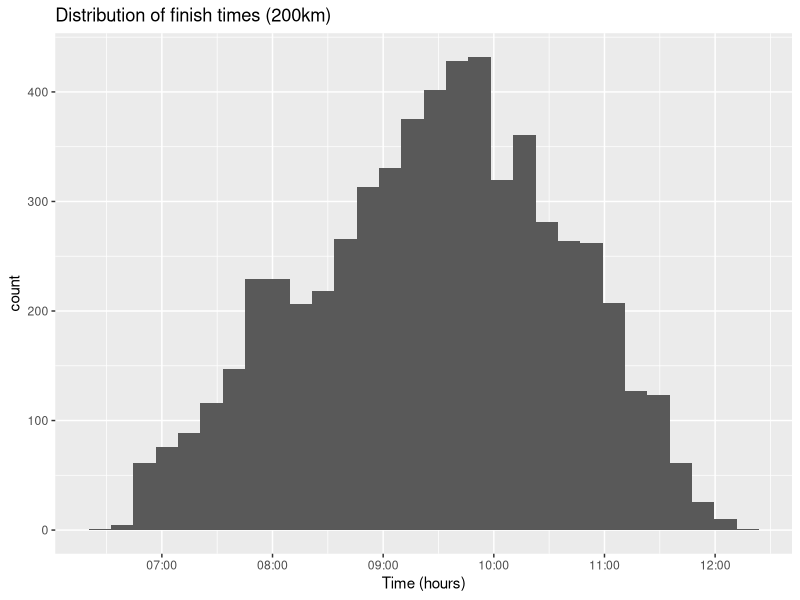
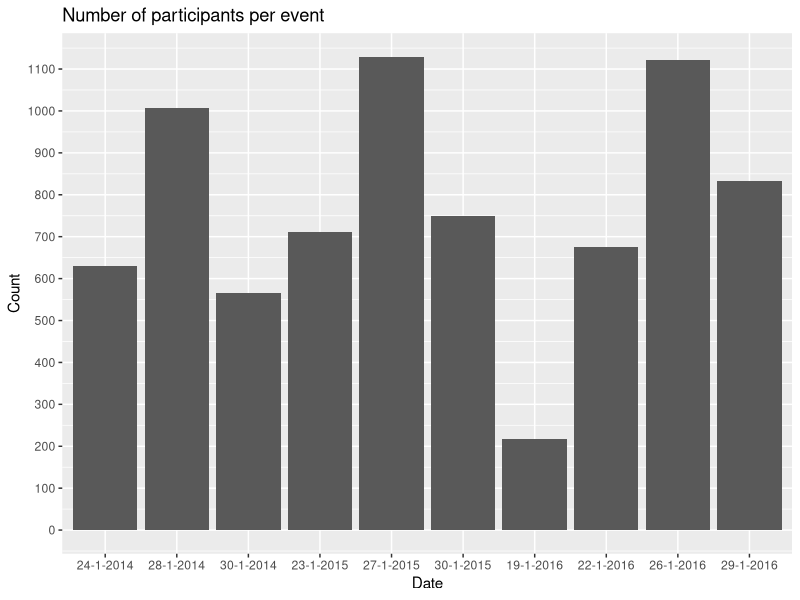

R code for these plots, in order: (Note: this script raises an error after producing the figures.)
## ---- chunk 1
# Load all of the packages that I need.

# Notice that the parameter "echo" was set to FALSE for this code chunk.
# This prevents the code from displaying in the knitted HTML output.

library(ggplot2)
library(plyr)
## ---- chunk 2
# Load the Data, combine the two datasets and print some basics
weissensee <-read.csv("data/weissensee_results.csv", header=TRUE, sep = ";") 
str(weissensee)
# add year variable for ease of use
weissensee$Year = as.numeric(format(as.POSIXct(weissensee$Date, format='%d-%m-%Y'), format="%Y"))
## ---- chunk 3
#finish time 200km
weissensee200km <- weissensee[as.numeric(as.matrix(weissensee$Distance)) == 200.0, ]
weissensee200km$TimeFormatted  <- as.POSIXct(strptime(weissensee200km$Time, format="%H:%M:%S"))
weissensee200km$Year = as.numeric(format(as.POSIXct(weissensee200km$Date, format='%d-%m-%Y'), format="%Y"))
ggplot(data = weissensee200km, aes(x=TimeFormatted)) + geom_histogram() + 
  ggtitle("Distribution of finish times (200km)") + xlab('Time (hours)') + 
  ylab('count')
#summary(weissensee200km$Time)
## ---- chunk 4
# plot participate count in events
df <- count(weissensee, "Date")
#change order of levels in order to plot dates in right order
df$Date2 <- as.POSIXct(df$Date, format='%d-%m-%Y')
df$Date <- factor(df$Date, levels = df$Date[order(df$Date2)])
ggplot(data = df) + geom_histogram(aes(x=Date, y=freq), stat="identity") + 
scale_y_continuous(breaks = seq(0, 1200, 100)) + 
ggtitle("Number of participants per event") + xlab('Date') + ylab('Count')
## ---- chunk 5
#country
ggplot(data = weissensee, aes(x=Country)) + geom_histogram() + 
  scale_y_log10() + ggtitle("Country of residence of participants") + 
  xlab('Country') + ylab('count (log scale)')
summary(weissensee$Country) 
## ---- chunk 6
#Distance
ggplot(data = weissensee, aes(x=as.factor(Distance))) + geom_histogram() +
  scale_y_sqrt() + ggtitle("Distribution of completed distance") + 
  xlab('Distance') + ylab('count (sqrt scale)') + 
  scale_x_discrete(breaks = seq(100, 200, 10))
summary(weissensee$Distance)
## ---- chunk 7
# finish times per year
ggplot(data = weissensee200km, aes(x=factor(Year), y=TimeFormatted)) + 
  geom_jitter(alpha=0.1) + geom_boxplot(alpha=0.1) + 
  ggtitle("Finish time (200km) per year") + xlab('Year') + ylab('Time (hours)')
## ---- chunk 8
weissensee_triple <- c()
weissensee2015 <- weissensee[weissensee$Year == 2015, ]
weissensee2015_200k <- weissensee2015[as.numeric(as.matrix(weissensee2015$Distance)) == 200.0, ]
names <- unique(weissensee2015_200k$Name)
for(i in 1:length(names)){
  name = names[i]
  temp <- weissensee2015_200k[weissensee2015_200k$Name == name, ]
  if(nrow(temp) == 3){
    weissensee_triple <- rbind(weissensee_triple, temp)
  }
}
#length(unique(weissensee_triple$Name))
ggplot(data = weissensee_triple, aes(x=factor(EventId), y=Time, color=Name)) + 
  geom_point() + geom_line(aes(group=Name)) + scale_x_discrete(labels=c("23-1-15","27-1-15","30-1-15")) + 
  xlab('Date') + ylab('Finish time')
